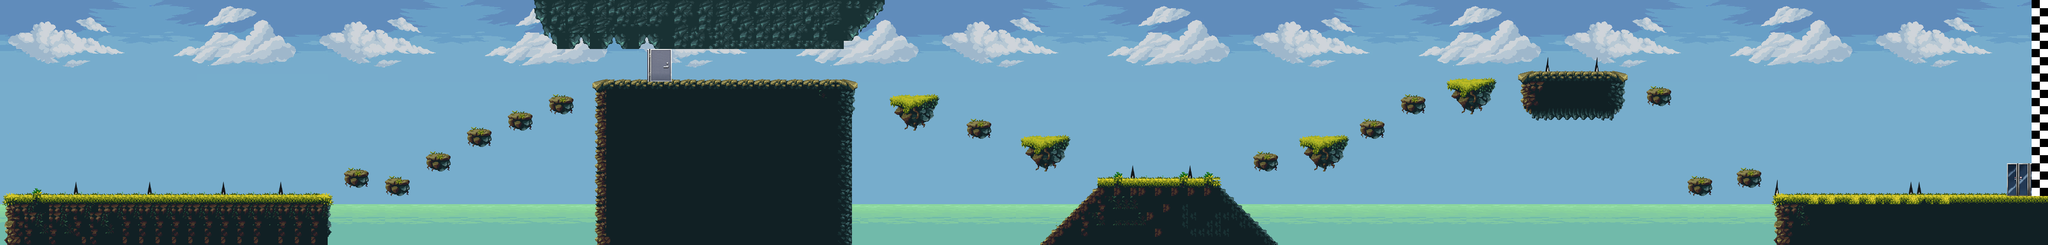

Tiled map render using the project's own tile images. Description and the map definition, with tile-layer contents summarised, below:
An orthogonal 250x30 tile map with 16x16 px tiles, 4 tile layers (Background, Sea, Spikes, Ground), 7 tilesets and 47 objects.

<map version="1.4" tiledversion="1.4.3" orientation="orthogonal" renderorder="right-down" width="250" height="30" tilewidth="16" tileheight="16" infinite="0" nextlayerid="17" nextobjectid="146">
 <tileset firstgid="1" name="sky_cloud" tilewidth="16" tileheight="16" spacing="2" margin="1" tilecount="418" columns="38">
  <image source="tilesets/sky_cloud.png" width="688" height="211" />
 </tileset>
 <tileset firstgid="419" name="sky" tilewidth="16" tileheight="16" spacing="2" margin="1" tilecount="418" columns="38">
  <image source="tilesets/sky.png" width="688" height="211" />
 </tileset>
 <tileset firstgid="837" name="sea" tilewidth="16" tileheight="16" spacing="2" margin="1" tilecount="30" columns="6">
  <image source="tilesets/sea.png" width="112" height="96" />
 </tileset>
 <tileset firstgid="867" name="tileset" tilewidth="16" tileheight="16" tilecount="1160" columns="58">
  <image source="tilesets/tileset.png" width="928" height="320" />
 </tileset>
 <tileset firstgid="2027" name="doors" tilewidth="16" tileheight="16" spacing="2" margin="1" tilecount="1024" columns="32">
  <image source="tilesets/doors.png" width="576" height="576" />
 </tileset>
 <tileset firstgid="3051" name="spikes" tilewidth="16" tileheight="16" spacing="2" margin="1" tilecount="72" columns="9">
  <image source="tilesets/spikes.png" width="164" height="160" />
 </tileset>
 <tileset firstgid="3123" name="d6t9hjj-c3db12c0-0e29-4b3b-a14b-5fcb16ed1e77" tilewidth="16" tileheight="16" spacing="2" margin="1" tilecount="1696" columns="32">
  <image source="tilesets/d6t9hjj-c3db12c0-0e29-4b3b-a14b-5fcb16ed1e77.png" width="576" height="960" />
 </tileset>
 <layer id="1" name="Background" width="250" height="30">
  <data>[7500 cells, 7500 non-empty, 406 distinct tile ids]</data>
 </layer>
 <layer id="2" name="Sea" width="250" height="30">
  <data>[7500 cells, 1250 non-empty, 30 distinct tile ids]</data>
 </layer>
 <layer id="6" name="Spikes" width="250" height="30">
  <data>[7500 cells, 71 non-empty, 12 distinct tile ids]</data>
 </layer>
 <layer id="3" name="Ground" width="250" height="30">
  <data>[7500 cells, 2141 non-empty, 273 distinct tile ids]</data>
 </layer>
 <objectgroup id="12" name="Boundiries">
  <object id="130" x="-0.3333" y="-0.6667" width="9" height="481" />
  <object id="131" x="0" y="0" width="3983.33" height="1" />
  <object id="133" x="3996" y="1.3333" width="2.33333" height="483.333" />
 </objectgroup>
 <objectgroup id="7" name="Ground">
  <object id="37" x="10.6667" y="382.667" width="633" height="96.6667" />
  <object id="44" x="670" y="331.333" width="52" height="37.3333" />
  <object id="46" x="757" y="349" width="47" height="32.6667" />
  <object id="48" x="972" y="272" width="1.33333" />
  <object id="49" x="835" y="300" width="54.6667" height="33.3333" />
  <object id="50" x="1736" y="187.333" width="95.333" height="61.6667" />
  <object id="51" x="1994.33" y="262.667" width="95.667" height="67.3333" />
  <object id="56" x="1164" y="163" width="504" height="317" />
  <object id="57" x="2540" y="265" width="94" height="69" />
  <object id="58" x="2438" y="296" width="60" height="40" />
  <object id="59" x="2823" y="155" width="105" height="66" />
  <object id="61" x="2737" y="189" width="49" height="34" />
  <object id="63" x="2965" y="142" width="214" height="98" />
  <object id="65" x="3217" y="170" width="47" height="38" />
  <object id="66" x="3391" y="332" width="51" height="32" />
  <object id="78" x="3485" y="380" width="509" height="102" />
  <object id="80" x="2132" y="375" width="11" height="22" />
  <object id="83" x="2142" y="346" width="243" height="137" />
  <object id="91" x="2120" y="392" width="1" height="1" />
  <object id="93" x="2108" y="395" width="33" height="81" />
  <object id="106" x="2385" y="393" width="31" height="88" />
  <object id="111" x="911" y="251" width="50" height="35" />
  <object id="126" x="1070" y="1" width="585" height="92" />
  <object id="141" x="1074" y="190" width="44" height="31" />
  <object id="142" x="993" y="222" width="48" height="37" />
  <object id="143" x="1885" y="234" width="51" height="37" />
  <object id="144" x="2657" y="235" width="48" height="33" />
  <object id="145" x="3293" y="350" width="52" height="36" />
 </objectgroup>
 <objectgroup id="9" name="Door">
  <object id="108" x="1264.21" y="96.1667" width="47.625" height="62.9583" />
  <object id="110" x="3920.92" y="320.583" width="45.75" height="62.75" />
 </objectgroup>
 <objectgroup id="8" name="Spikes">
  <object id="67" x="142" y="351" width="16" height="33" />
  <object id="68" x="285" y="348" width="14" height="36" />
  <object id="69" x="430" y="353" width="12" height="30" />
  <object id="70" x="541" y="350" width="13" height="31" />
  <object id="71" x="2206" y="317" width="16" height="30" />
  <object id="72" x="2322" y="318" width="12" height="33" />
  <object id="73" x="3013" y="110" width="17" height="32" />
  <object id="74" x="3109" y="112" width="17" height="33" />
  <object id="75" x="3464" y="347" width="16" height="46" />
  <object id="77" x="3726" y="345" width="32" height="37" />
 </objectgroup>
 <objectgroup id="11" name="Sea">
  <object id="114" x="646" y="395" width="501" height="82" />
  <object id="116" x="1671" y="397" width="436" height="85" />
  <object id="119" x="2416" y="398" width="1052" height="78" />
 </objectgroup>
 <objectgroup id="13" name="Finish Line">
  <object id="134" x="3968.45" y="-0.30303" width="16" height="384" />
 </objectgroup>
 <objectgroup id="14" name="Enemy Bounds" />
 <objectgroup id="15" name="Dragon" />
 <objectgroup id="16" name="BlueDragon" />
</map>
